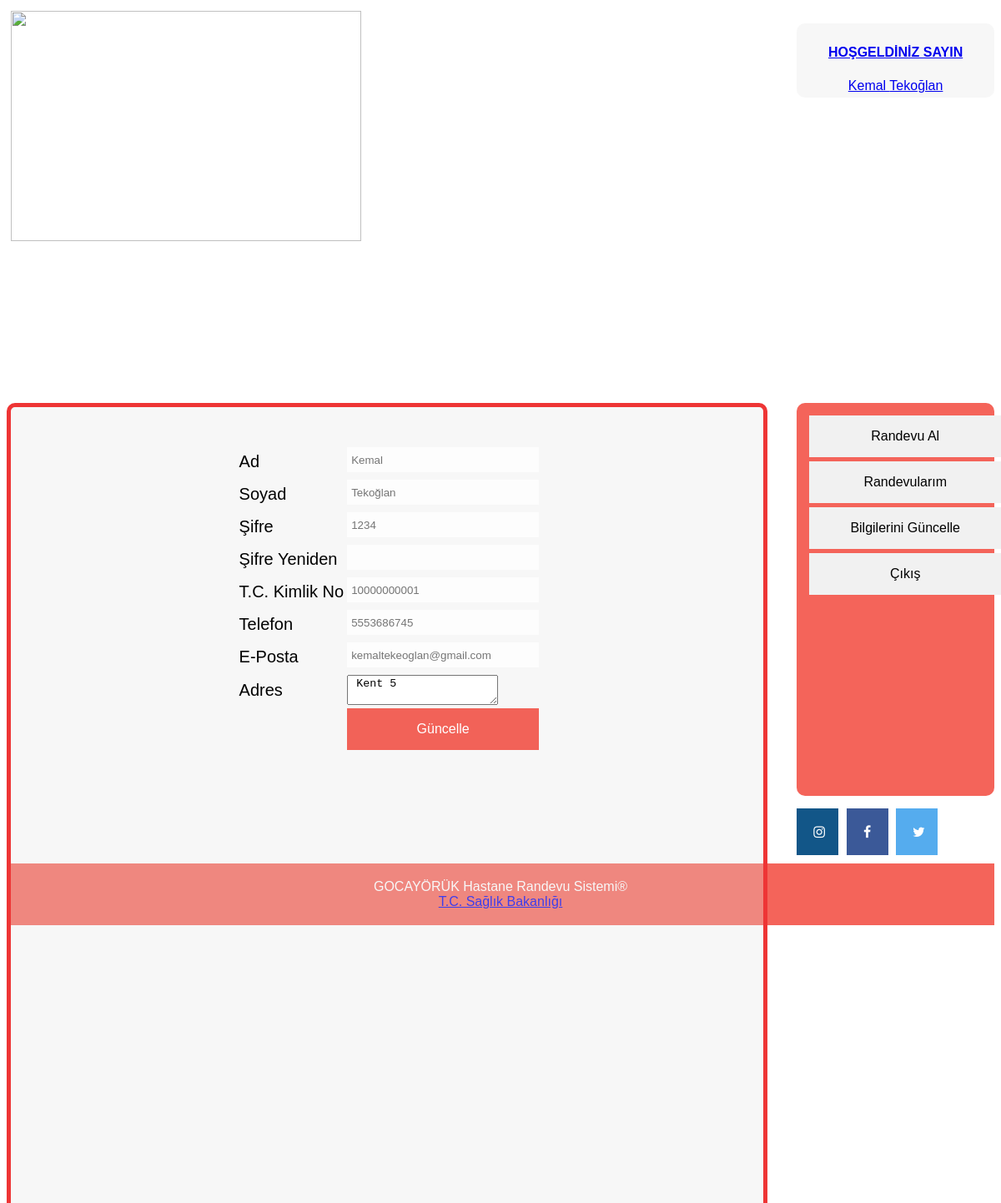
Screenshot of /SHRS/hesap.php (signed in) with the database file from the repository.
### tables this page shows
CREATE TABLE `hasta` (
  `user_id` int(11) NOT NULL,
  `user_ad` varchar(50) NOT NULL,
  `user_soyad` varchar(50) NOT NULL,
  `user_sifre` varchar(255) NOT NULL,
  `user_tc` varchar(11) NOT NULL,
  `user_tel` varchar(15) NOT NULL,
  `user_mail` varchar(100) NOT NULL,
  `user_adres` text NOT NULL
);

### SHRS/kayit.php (called while the page is built, shortened)
<?php
include ("baglan.php");
    $kullanicisor=$db->prepare("SELECT * FROM hasta WHERE user_tc=:user_tc");
    $kullanicisor-> execute([
    'user_tc' => $_SESSION['kullanici_tc']
    ]);
    $kullanicicek=$kullanicisor->fetch(PDO::FETCH_ASSOC);
?>

### SHRS/hesap.php (the view, shortened to what this page needs)
<?php include('kayit.php'); ?>
<html>
<head>
    <link rel="stylesheet" type="text/css" href="main.css">
    <link rel="stylesheet" href="https://cdnjs.cloudflare.com/ajax/libs/font-awesome/4.7.0/css/font-awesome.min.css">
</head>
<body>
    <div class="topBar">
    <img src="../SHRS/newlogo.png" />
        <div class="userLogin">
            <a href="user.php">
                <h4> HOŞGELDİNİZ SAYIN </h4>
                <?php echo $kullanicicek['user_ad']; echo " " ; echo $kullanicicek['user_soyad']; ?>
            </a>
        </div>
    </div>
    <div class="content">
        <form action="guncelle.php" method="get">
            <table style="margin-left:30%;">
                <tr>
                    <td>Ad </td>
                    <td> <input type="text" name="user_ad" placeholder="<?php echo $kullanicicek['user_ad'] ?>"></td>
                </tr>
                <tr>
                    <td>Soyad</td>
                    <td> <input type="text" name="user_soyad" placeholder="<?php echo $kullanicicek['user_soyad'] ?>">
                    </td>
                </tr>
                <tr>
                    <td>Şifre</td>
                    <td> <input type="text" name="user_sifre" placeholder="<?php echo $kullanicicek['user_sifre'] ?>">
                    </td>
                </tr>
                <tr>
                    <td>Şifre Yeniden</td>
                    <td> <input type="text" name="user_sifrey"></td>
                </tr>
                <tr>
                    <td>T.C. Kimlik No</td>
                    <td> <input type="text" name="user_tc" maxlength="11" pattern="\d*"
                            placeholder="<?php echo $kullanicicek['user_tc'] ?>" /></td>
                </tr>
                <tr>
                    <td>Telefon</td>
                    <td> <input type="text" name="user_tel" maxlength="11" pattern="\d*"
                            placeholder="<?php echo $kullanicicek['user_tel'] ?>"></td>
                </tr>
                <tr>
                    <td>E-Posta</td>
                    <td> <input type="email" name="user_mail" placeholder="<?php echo $kullanicicek['user_mail'] ?>">
                    </td>
                </tr>
                <tr>
                    <td>Adres</td>
                    <td> <textarea type="text" name="user_adres"> <?php echo $kullanicicek['user_adres'] ?> </textarea>
                    </td>
                </tr>
                <tr>
                    <td></td>
                    <td>
                        <button type="submit" name="guncelle">Güncelle</button>
                    </td>
                </tr>
            </table>
        </form>
    </div>
    <div class="userPanel">
        <a href="randevuAl.php"> <button class="dropbtn" form="action=POST">Randevu Al</button> </a> <br>
        <div class="dropdown">
            <button class="dropbtn">Randevularım</button> <br>
        </div>
        <a href="hesap.php"> <button class="dropbtn">Bilgilerini Güncelle</button> </a><br>
        <a href="logout.php"> <button class="dropbtn">Çıkış</button> </a>
    </div>
    <div class="social">
        <a href="#" class="fa fa-instagram"></a>
        <a href="#" class="fa fa-facebook"></a>
        <a href="#" class="fa fa-twitter"></a>
    </div>
    <footer>
        <p>GOCAYÖRÜK Hastane Randevu Sistemi®<br>
            <a href="https://saglik.gov.tr">T.C. Sağlık Bakanlığı</a>
        </p>
    </footer>
</body>
</html>

### SHRS/main.css (style rules this page uses)
body { font-family:Arial, Helvetica, sans-serif; }
footer { margin-top: 10px; text-align: center; padding: 3px; background-color: rgba(241, 48, 34, 0.747); color: white; }
img { padding: 5px; width: 60%; margin-bottom: 5px; }
.social { margin-top: 15px; margin-left: 80%; width: 20%; position: relative; }
.userPanel { background-color: rgba(241, 48, 34, 0.747); width: 20%; height: 60%; margin-left: 80%; padding: 15px; position: relative; color: #f2f2f2; border-radius: 10px; }
.userLogin { margin-top: 20px; margin-right: auto; width: 20%; float: right; text-align: center; background-color: #e0e0e046; border-radius: 10px; padding: 5px; }
.content { border: solid 5px #ee3535; border-radius: 10px; width: 76%; height: 70%; text-align: center; position: absolute; background-color: #e0e0e046; }
.content table { position: absolute; font-size: 20px; margin-top: 5%; }
.content button { background-color: rgba(241, 48, 34, 0.747); color:white; padding: 16px; font-size: 16px; border: none; cursor: pointer; width: 230px; margin-bottom: 5px; }
.content input { background-color: rgba(255, 255, 255, 0.747); padding: 5px; height: 30px; border: none; cursor: pointer; width: 230px; margin-bottom: 5px; }
* { box-sizing:border-box }
.fa { padding: 20px; font-size: 30px; width: 50px; text-align: center; text-decoration: none; margin-right: 5px; }
.fa-facebook { background: #3B5998; color: white; }
.fa-twitter { background: #55ACEE; color: white; }
.fa-instagram { background: #125688; color: white; }
.dropbtn { background-color: #f1f1f1; color: black; padding: 16px; font-size: 16px; border: none; cursor: pointer; width: 230px; margin-bottom: 5px; }
.dropdown { position: relative; display: inline-block; }

### rows the page displays
hasta: user_ad "Kemal", user_soyad "Tekoğlan", user_sifre "1234", user_tc "10000000001", user_tel "5553686745", user_mail "kemaltekeoglan@gmail.com", user_adres "Kent 5"
